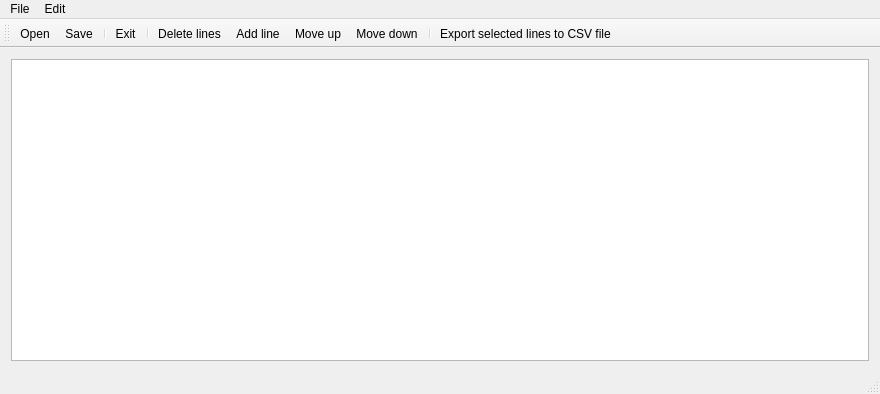
<?xml version="1.0" encoding="UTF-8"?>
<ui version="4.0">
 <class>MainWindow</class>
 <widget class="QMainWindow" name="MainWindow">
  <property name="geometry">
   <rect>
    <x>0</x>
    <y>0</y>
    <width>880</width>
    <height>394</height>
   </rect>
  </property>
  <property name="windowTitle">
   <string>IMSProg chip database editor</string>
  </property>
  <widget class="QWidget" name="centralWidget">
   <layout class="QVBoxLayout" name="verticalLayout">
    <item>
     <widget class="QTableView" name="tableView">
      <property name="sizePolicy">
       <sizepolicy hsizetype="Expanding" vsizetype="Expanding">
        <horstretch>0</horstretch>
        <verstretch>0</verstretch>
       </sizepolicy>
      </property>
      <property name="font">
       <font>
        <pointsize>9</pointsize>
       </font>
      </property>
     </widget>
    </item>
   </layout>
  </widget>
  <widget class="QMenuBar" name="menuBar">
   <property name="geometry">
    <rect>
     <x>0</x>
     <y>0</y>
     <width>880</width>
     <height>22</height>
    </rect>
   </property>
   <widget class="QMenu" name="menuFile">
    <property name="title">
     <string>File</string>
    </property>
    <addaction name="actionOpen"/>
    <addaction name="actionSave"/>
    <addaction name="actionExit"/>
    <addaction name="separator"/>
    <addaction name="actionExport_to_CSV_2"/>
    <addaction name="actionImport_from_CSV"/>
   </widget>
   <widget class="QMenu" name="menuEdit">
    <property name="title">
     <string>Edit</string>
    </property>
    <addaction name="actionDelete_string"/>
    <addaction name="actionAdd_string"/>
    <addaction name="actionMove_up"/>
    <addaction name="actionMove_down"/>
    <addaction name="separator"/>
    <addaction name="actionExport_to_CSV"/>
   </widget>
   <addaction name="menuFile"/>
   <addaction name="menuEdit"/>
  </widget>
  <widget class="QStatusBar" name="statusBar"/>
  <widget class="QToolBar" name="mainToolBar">
   <attribute name="toolBarArea">
    <enum>TopToolBarArea</enum>
   </attribute>
   <attribute name="toolBarBreak">
    <bool>false</bool>
   </attribute>
   <addaction name="actionOpen"/>
   <addaction name="actionSave"/>
   <addaction name="separator"/>
   <addaction name="actionExit"/>
   <addaction name="separator"/>
   <addaction name="actionDelete_string"/>
   <addaction name="actionAdd_string"/>
   <addaction name="actionMove_up"/>
   <addaction name="actionMove_down"/>
   <addaction name="separator"/>
   <addaction name="actionExport_to_CSV"/>
  </widget>
  <action name="actionOpen">
   <property name="icon">
    <iconset resource="resources.qrc">
     <normaloff>:/img/open.png</normaloff>:/img/open.png</iconset>
   </property>
   <property name="text">
    <string>Open</string>
   </property>
   <property name="shortcut">
    <string>Ctrl+O</string>
   </property>
  </action>
  <action name="actionExit">
   <property name="icon">
    <iconset resource="resources.qrc">
     <normaloff>:/img/exit.png</normaloff>:/img/exit.png</iconset>
   </property>
   <property name="text">
    <string>Exit</string>
   </property>
   <property name="shortcut">
    <string>Ctrl+X</string>
   </property>
  </action>
  <action name="actionSave">
   <property name="icon">
    <iconset resource="resources.qrc">
     <normaloff>:/img/save.png</normaloff>:/img/save.png</iconset>
   </property>
   <property name="text">
    <string>Save</string>
   </property>
   <property name="shortcut">
    <string>Ctrl+S</string>
   </property>
  </action>
  <action name="actionDelete_string">
   <property name="icon">
    <iconset resource="resources.qrc">
     <normaloff>:/img/del.png</normaloff>:/img/del.png</iconset>
   </property>
   <property name="text">
    <string>Delete lines</string>
   </property>
   <property name="toolTip">
    <string>Delete selected lines</string>
   </property>
   <property name="shortcut">
    <string>Del</string>
   </property>
  </action>
  <action name="actionAdd_string">
   <property name="icon">
    <iconset resource="resources.qrc">
     <normaloff>:/img/plus.png</normaloff>:/img/plus.png</iconset>
   </property>
   <property name="text">
    <string>Add line</string>
   </property>
   <property name="toolTip">
    <string>Add selected lines and duplicate data</string>
   </property>
   <property name="shortcut">
    <string>Ins</string>
   </property>
  </action>
  <action name="actionMove_up">
   <property name="icon">
    <iconset resource="resources.qrc">
     <normaloff>:/img/undo.png</normaloff>:/img/undo.png</iconset>
   </property>
   <property name="text">
    <string>Move up</string>
   </property>
   <property name="toolTip">
    <string>Move lines up</string>
   </property>
   <property name="shortcut">
    <string>Ctrl+Up</string>
   </property>
  </action>
  <action name="actionMove_down">
   <property name="icon">
    <iconset resource="resources.qrc">
     <normaloff>:/img/redo.png</normaloff>:/img/redo.png</iconset>
   </property>
   <property name="text">
    <string>Move down</string>
   </property>
   <property name="toolTip">
    <string>Move lines down</string>
   </property>
   <property name="shortcut">
    <string>Ctrl+Down</string>
   </property>
  </action>
  <action name="actionExport_to_CSV">
   <property name="icon">
    <iconset resource="resources.qrc">
     <normaloff>:/img/tocsv.png</normaloff>:/img/tocsv.png</iconset>
   </property>
   <property name="text">
    <string>Export selected lines to CSV file</string>
   </property>
  </action>
  <action name="actionExport_to_CSV_2">
   <property name="icon">
    <iconset resource="resources.qrc">
     <normaloff>:/img/tocsv.png</normaloff>:/img/tocsv.png</iconset>
   </property>
   <property name="text">
    <string>Export to CSV</string>
   </property>
   <property name="shortcut">
    <string>Ctrl+X</string>
   </property>
  </action>
  <action name="actionImport_from_CSV">
   <property name="icon">
    <iconset resource="resources.qrc">
     <normaloff>:/img/import.png</normaloff>:/img/import.png</iconset>
   </property>
   <property name="text">
    <string>Import from CSV</string>
   </property>
   <property name="shortcut">
    <string>, Ctrl+Shift+X</string>
   </property>
  </action>
 </widget>
 <layoutdefault spacing="6" margin="11"/>
 <resources>
  <include location="resources.qrc"/>
 </resources>
 <connections/>
</ui>
